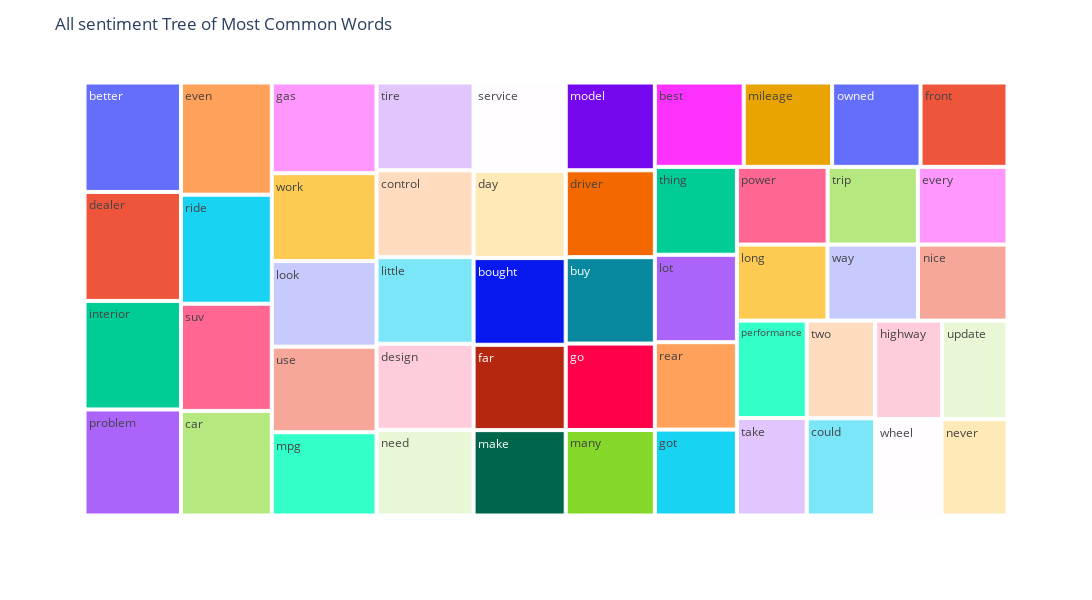

Notebook cell for this chart:
### Code cell
npt.treemap(
    title='All sentiment Tree of Most Common Words',
    ngram=1,
    stopwords=stopwords,
)

### Figure 1 — Plotly figure (JSON) as saved in the notebook; plotly's stock layout.template omitted (floating-point values rounded to 4 significant figures)
{"data": [{"branchvalues": "total", "domain": {"x": [0, 1], "y": [0, 1]}, "hovertemplate": "labels=%{label}<br>word_count=%{value}<br>parent=%{parent}<br>id=%{id}<extra></extra>", "ids": ["best", "better", "bought", "buy", "car", "control", "could", "day", "dealer", "design", "driver", "even", "every", "far", "front", "gas", "go", "got", "highway", "interior", "little", "long", "look", "lot", "make", "many", "mileage", "model", "mpg", "need", "never", "nice", "owned", "performance", "power", "problem", "rear", "ride", "service", "suv", "take", "thing", "tire", "trip", "two", "update", "use", "way", "wheel", "work"], "labels": ["best", "better", "bought", "buy", "car", "control", "could", "day", "dealer", "design", "driver", "even", "every", "far", "front", "gas", "go", "got", "highway", "interior", "little", "long", "look", "lot", "make", "many", "mileage", "model", "mpg", "need", "never", "nice", "owned", "performance", "power", "problem", "rear", "ride", "service", "suv", "take", "thing", "tire", "trip", "two", "update", "use", "way", "wheel", "work"], "name": "", "parents": ["", "", "", "", "", "", "", "", "", "", "", "", "", "", "", "", "", "", "", "", "", "", "", "", "", "", "", "", "", "", "", "", "", "", "", "", "", "", "", "", "", "", "", "", "", "", "", "", "", ""], "type": "treemap", "values": [184, 259, 196, 189, 233, 207, 163, 197, 258, 205, 190, 250, 171, 193, 180, 233, 189, 173, 162, 257, 206, 169, 220, 176, 193, 187, 183, 192, 214, 204, 156, 167, 183, 167, 173, 251, 176, 243, 200, 239, 167, 177, 209, 172, 164, 158, 220, 169, 157, 226]}], "layout": {"height": 600, "legend": {"tracegroupgap": 0}, "margin": {"t": 60}, "title": {"text": "All sentiment Tree of Most Common Words"}, "width": 1300}}
